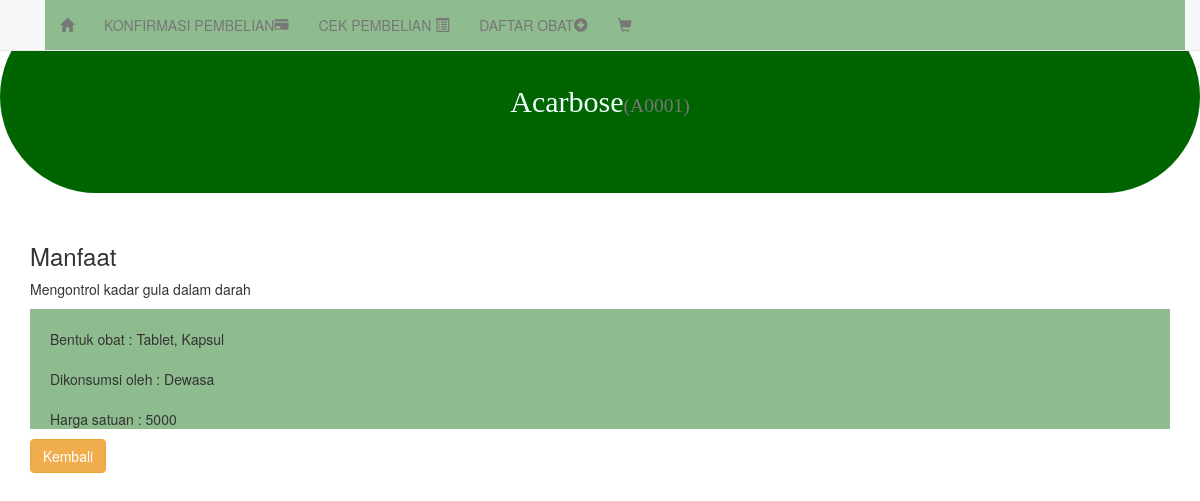
Page /obat/A0001 on the committed database.
### tables this page shows
CREATE TABLE `obat` (
  `kode_obat` char(5) NOT NULL,
  `nama` varchar(100) NOT NULL,
  `bentuk` varchar(100) NOT NULL,
  `konsumen` varchar(100) NOT NULL,
  `manfaat` varchar(200) NOT NULL,
  `harga` float NOT NULL
);

### application/controllers/Home.php (called while the page is built, shortened)
<?php
class Home extends CI_Controller {
  public function __construct(){
    $this->load->model('home_model');
    $this->load->model('keranjang_model');
  }
  public function obat($kode_obat = NULL){
    if($kode_obat == NULL){
      $data['view_name'] = 'daftar_obat';
      $data['obat'] = $this->home_model->getObat();
      $this->load->view('home/index_view', $data);
    }
    else {
      $data['view_name'] = 'detail_obat';
      $data['obat'] = $this->home_model->getObat($kode_obat);
      $this->load->view('home/index_view', $data);
    }
  }
}

### index.php (called while the page is built, shortened)
<?php
require_once BASEPATH.'core/CodeIgniter.php';

### application/models/Home_model.php (called while the page is built, shortened)
<?php
class Home_model extends CI_Model {
  public function getObat($kode_obat = FALSE){
    $query = $this->db->query("SELECT * FROM obat WHERE kode_obat = '". $kode_obat ."'");
    return $query->row();
  }
}

### application/views/home/detail_obat.php (the view)
<div class="jumbotron text-center">
  <h2><?= $obat->nama ?><small>(<?= $obat->kode_obat;?>)</small></h2>
</div>
<div class="container">
  <h3>Manfaat</h3>
  <p><?= $obat->manfaat;?></p>
  <ul>
    <br><li>Bentuk obat : <?= $obat->bentuk;?></li></br>
    <br><li>Dikonsumsi oleh : <?= $obat->konsumen;?></li></br>
    <br><li>Harga satuan : <?= $obat->harga;?></li></br>
  </ul>
  <br>
  <a href="javascript:history.go(-1)" class="btn btn-warning">Kembali</a>
</div>

### assets/css/style.css (style rules this page uses)
body { background-image: url("https://cdn.discordapp.com/attachments/1018376250005393509/1044944353640054854/pexels-martin-pechy-2078266.jpg"); }
.jumbotron { background-color: #006400; color: #F0FFFF; font-family: 'Times New Roman', Times, serif; font-size: 50px; padding: 65px 30px; border-radius: 5ch; }
ul { background:#8FBC8F; padding: 0px 20px; list-style: none; position: relative; display: inline-table; width: 100%; }
ul li { float:left; }

### rows in the picture
obat: nama "Acarbose", kode_obat "A0001", manfaat "Mengontrol kadar gula dalam darah", bentuk "Tablet, Kapsul", konsumen "Dewasa", harga "5000"
